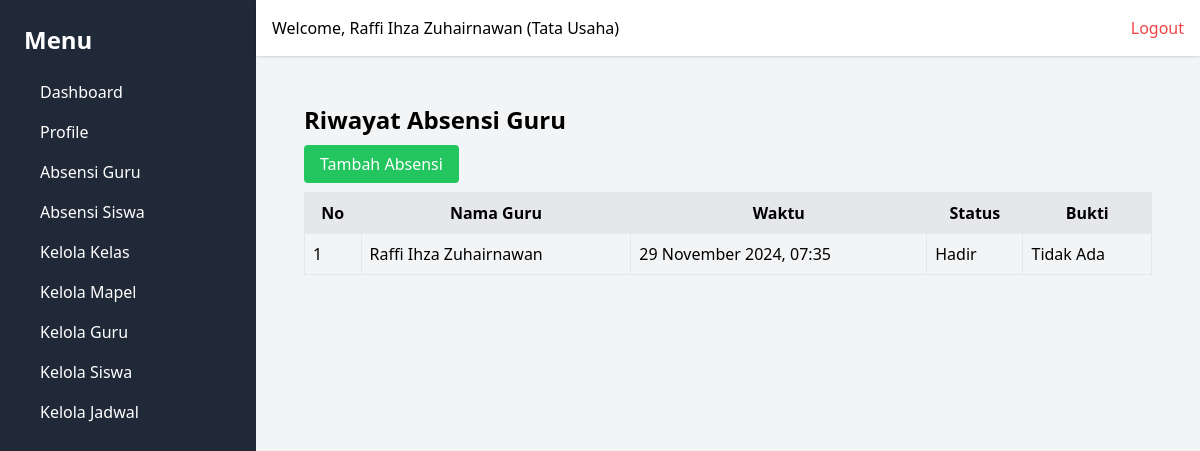
The page /absensi_guru/ (signed in) on the database as committed earlier.
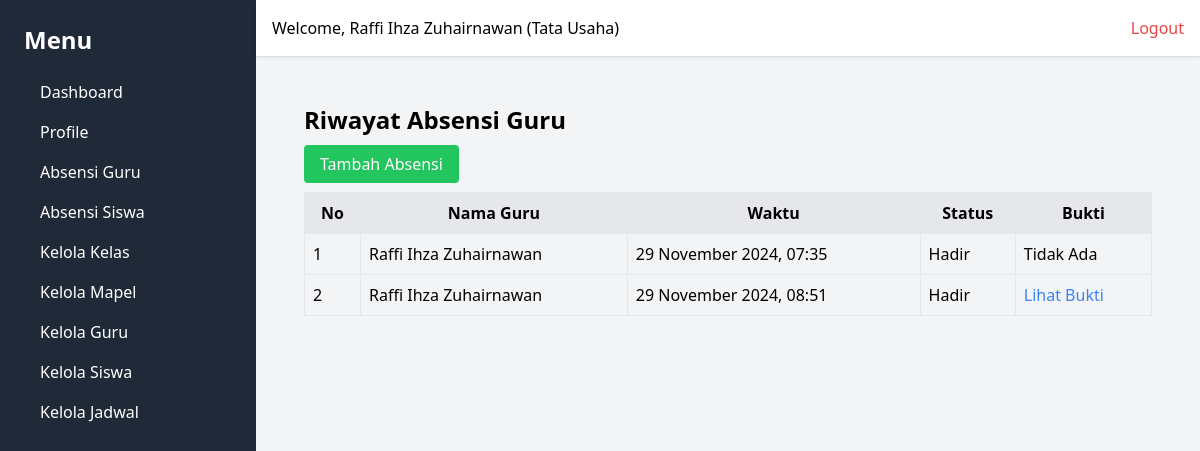
The same page on the database as committed later.
### webabsensi/models.py (models this page shows, shortened)
class AttendanceGuru(models.Model):
    STATUS_CHOICES = [
        ('Hadir', 'Hadir'),
        ('Sakit', 'Sakit'),
        ('Izin', 'Izin'),
        ('Cuti', 'Cuti'),
    ]
    id_guru = models.ForeignKey(User, on_delete=models.CASCADE, limit_choices_to={'role': 'Guru'})
    tanggal = models.DateField()
    status = models.CharField(max_length=10, choices=STATUS_CHOICES)
    bukti = models.FileField(upload_to='bukti_absensi/', blank=True, null=True)
    created_at = models.DateTimeField(auto_now_add=True)
    updated_at = models.DateTimeField(auto_now=True)

class User(models.Model):
    ROLE_CHOICES = [
        ('Tata Usaha', 'Tata Usaha'),
        ('Guru', 'Guru'),
        ('Kepala Sekolah', 'Kepala Sekolah'),
    ]
    GENDER_CHOICES = [
        ('L', 'Laki-laki'),
        ('P', 'Perempuan'),
    ]
    nip = models.CharField(max_length=20, unique=True)
    email = models.EmailField(unique=True)
    password = models.CharField(max_length=255)
    nama = models.CharField(max_length=50)
    gender = models.CharField(max_length=1, choices=GENDER_CHOICES)
    role = models.CharField(max_length=20, choices=ROLE_CHOICES)
    no_telepon = models.CharField(max_length=15)
    created_at = models.DateTimeField(auto_now_add=True)
    updated_at = models.DateTimeField(auto_now=True)

### webabsensi/views.py (the view)
    def wrapper(request, *args, **kwargs):
        user_id = request.session.get('user_id')
        if not user_id:
            messages.error(request, 'Anda harus login terlebih dahulu.')
            return redirect('login')
        return view_func(request, *args, **kwargs)

### webabsensi/views.py (called while the page is built)
def login_required(view_func):
    def wrapper(request, *args, **kwargs):
        user_id = request.session.get('user_id')
        if not user_id:
            messages.error(request, 'Anda harus login terlebih dahulu.')
            return redirect('login')
        return view_func(request, *args, **kwargs)
    return wrapper

@login_required
def manage_attendance_guru(request):
    user = User.objects.get(id=request.session.get('user_id'))
    attendance_records = AttendanceGuru.objects.filter(id_guru_id=request.session['user_id']).order_by('-tanggal')
    context = {
        'attendance_records': attendance_records,
        'user': user
        }
    return render(request, 'attendance_guru/manage_attendance_guru.html', context)

### webabsensi/templates/attendance_guru/manage_attendance_guru.html
{% extends 'base.html' %}
{% block content %}
<div class="p-6">
    <h1 class="text-2xl font-bold mb-4">Riwayat Absensi Guru</h1>
    <a href="{% url 'add_attendance_guru' %}" class="bg-green-500 text-white px-4 py-2 rounded">Tambah Absensi</a>
    <table class="w-full mt-4 border">
        <thead class="bg-gray-200">
            <tr>
                <th class="p-2 border">No</th>
                <th class="p-2 border">Nama Guru</th>
                <th class="p-2 border">Waktu</th>
                <th class="p-2 border">Status</th>
                <th class="p-2 border">Bukti</th>
            </tr>
        </thead>
        <tbody>
            {% for record in attendance_records %}
            <tr>
                <td class="p-2 border">{{ forloop.counter }}</td>
                <td class="p-2 border">{{ record.id_guru.nama }}</td>
                <td class="p-2 border">{{ record.created_at|date:"d F Y, H:i" }}</td>
                <td class="p-2 border">{{ record.status }}</td>
                <td class="p-2 border">
                    {% if record.bukti %}
                    <a href="{{ record.bukti.url }}" target="_blank" class="text-blue-500">Lihat Bukti</a>
                    {% else %}
                    Tidak Ada
                    {% endif %}
                </td>
            </tr>
            {% endfor %}
        </tbody>
    </table>
</div>
{% endblock %}

Rows that differ between the two databases and show on the page:
added AttendanceGuru: id_guru.nama "Raffi Ihza Zuhairnawan", created_at "29 November 2024, 08:51", status "Hadir"
